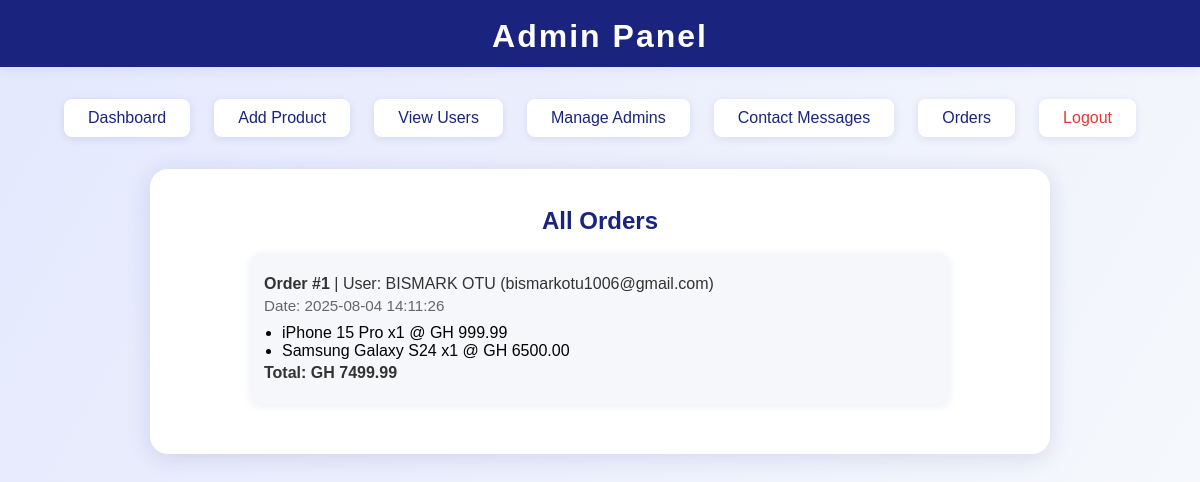
Screenshot of /admin/orders.php (signed in) with the database file from the repository.
### tables this page shows
CREATE TABLE `orders` (
  `id` int(11) NOT NULL,
  `user_id` int(11) NOT NULL,
  `total` decimal(10,2) NOT NULL,
  `status` varchar(50) DEFAULT 'pending',
  `shipping_address` text DEFAULT NULL,
  `phone_number` varchar(20) DEFAULT NULL,
  `payment_method` varchar(50) DEFAULT NULL,
  `created_at` timestamp NOT NULL DEFAULT current_timestamp()
);

CREATE TABLE `users` (
  `id` int(11) NOT NULL,
  `fname` varchar(50) NOT NULL,
  `lname` varchar(50) NOT NULL,
  `email` varchar(100) NOT NULL,
  `phone` varchar(20) DEFAULT NULL,
  `passwd` varchar(255) NOT NULL,
  `address` text DEFAULT NULL,
  `created_at` timestamp NOT NULL DEFAULT current_timestamp()
);

CREATE TABLE `order_items` (
  `id` int(11) NOT NULL,
  `order_id` int(11) NOT NULL,
  `product_id` int(11) NOT NULL,
  `product_name` varchar(255) NOT NULL,
  `price` decimal(10,2) NOT NULL,
  `quantity` int(11) NOT NULL
);

### admin/orders.php (the view, shortened to what this page needs)
<?php
include('../db.php');
$orders = mysqli_query($conn, "SELECT o.*, u.fname, u.lname, u.email, u.address FROM orders o JOIN users u ON o.user_id = u.id ORDER BY o.created_at DESC");
?>
<!DOCTYPE html>
<html lang="en">
<head>
    <link rel="stylesheet" href="../styles/style.css">
    <link rel="stylesheet" href="../styles/admin_styles.css">
</head>
<body>
    <div class="admin-header">Admin Panel</div>
    <div class="admin-nav">
        <a href="dashboard.php">Dashboard</a>
        <a href="add_product.php">Add Product</a>
        <a href="users.php">View Users</a>
        <a href="admins.php">Manage Admins</a>
        <a href="messages.php">Contact Messages</a>
        <a href="orders.php">Orders</a>
        <a href="logout.php" style="color:#e53935;">Logout</a>
    </div>
    <div class="admin-container">
        <h2 style="color:#1a237e;text-align:center;">All Orders</h2>
        <?php while($order = mysqli_fetch_assoc($orders)) {
            $order_id = $order['id'];
            $items = mysqli_query($conn, "SELECT * FROM order_items WHERE order_id='$order_id'");
        ?>
            <div class="admin-table-card" style="max-width:700px;margin:18px auto;">
                <p><strong>Order #<?php echo $order['id']; ?></strong> | User: <?php echo htmlspecialchars($order['fname'] . ' ' . $order['lname']); ?> (<?php echo htmlspecialchars($order['email']); ?>)</p>
                <p style="font-size:0.95em;color:#666;">Date: <?php echo $order['created_at']; ?></p>
                <ul style="margin:10px 0 0 0;padding-left:18px;">
                    <?php while($item = mysqli_fetch_assoc($items)) { ?>
                        <li><?php echo htmlspecialchars($item['product_name']); ?> x<?php echo $item['quantity']; ?> @ GH <?php echo $item['price']; ?></li>
                    <?php } ?>
                </ul>
                <p style="font-weight:bold;">Total: GH <?php echo $order['total']; ?></p>
            </div>
        <?php } ?>
    </div>
</body>
</html>

### styles/style.css (style rules this page uses)
* { padding: 0; margin: 0; box-sizing: border-box; font-family: Arial, Helvetica, sans-serif; }

### styles/admin_styles.css (style rules this page uses)
body { background: linear-gradient(120deg, #e3e8fd 0%, #f8fafc 100%); min-height: 100vh; margin: 0; font-family: 'Segoe UI', Arial, sans-serif; }
.admin-header { width: 100%; background: #1a237e; color: #fff; padding: 18px 0 12px 0; text-align: center; font-size: 2rem; font-weight: bold; letter-spacing: 2px; box-shadow: 0 2px 12px rgba(26,35,126,0.08); margin-bottom: 32px; }
.admin-nav { display: flex; justify-content: center; gap: 24px; margin-bottom: 32px; }
.admin-nav a { background: #fff; color: #1a237e; padding: 10px 24px; border-radius: 8px; text-decoration: none; font-weight: 500; box-shadow: 0 2px 8px rgba(26,35,126,0.10); transition: background 0.2s, color 0.2s; }
.admin-container { max-width: 900px; margin: 0 auto; background: #fff; border-radius: 18px; box-shadow: 0 4px 24px rgba(26,35,126,0.13); padding: 38px 28px 32px 28px; margin-bottom: 40px; }
.admin-table-card { background: #f5f7fa; border-radius: 12px; box-shadow: 0 2px 8px rgba(26,35,126,0.08); padding: 18px 14px; min-width: 260px; max-width: 320px; flex: 1 1 260px; margin-bottom: 18px; }
.admin-table-card p { margin: 4px 0; color: #333; font-size: 1rem; }

### rows the page displays
orders: id "1", user.lname "BISMARK OTU", user.email "bismarkotu1006@gmail.com", created_at "2025-08-04 14:11:26", total "7499.99"
order_items: product_name "iPhone 15 Pro", quantity "1", price "999.99"
order_items: product_name "Samsung Galaxy S24", quantity "1", price "6500.00"
